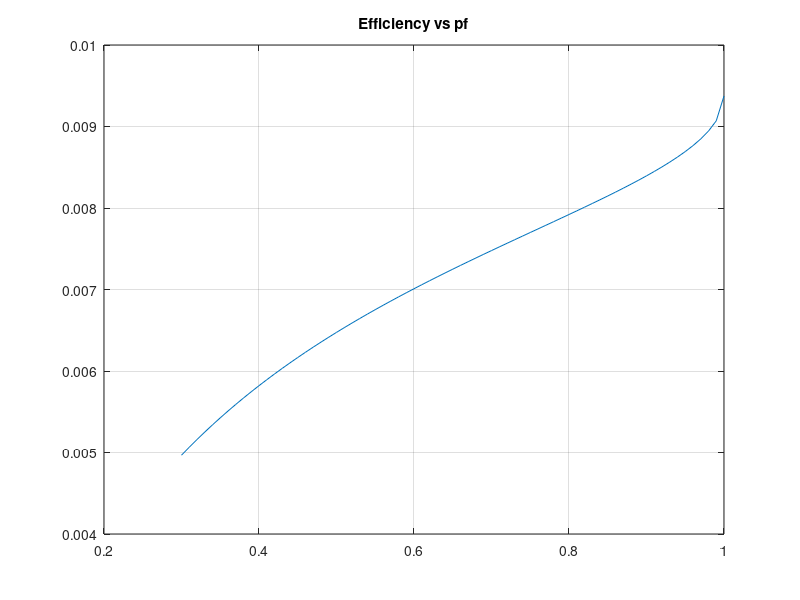

Write MATLAB code to recreate this figure.
clear all

% Constants
A = -5.25+12.5i;
B = 5+2.5i;
C = -31.25-10.625i;
D = A;

%A=0.9706+0.00269i;
%B=6.39+69.998i;
%C=-1.155e-6+1i*(8.277e-4);
%D=0.9706+0.00269i

Pr = 100e3/3;
pf = 0.3:0.01:1;
Ir = zeros(1, length(pf));
Vs = Ir;
Is = Ir;

% Get Vr from user
Vr = 1000/3; %input("Enter Vr: ");

% Calculate Ir
Ir = (Pr./(Vr.*pf)) .* exp(i.*acos(pf));

% Calculate sending end values
Vs = A*Vr + B.*Ir;
Is = C*Vr + D.*Ir;
Ss = Vs.*conj(Is);
Ps = real(Ss);

% Calculating Output
eff = Pr./Ps;

% Test values
figure
plot(pf, eff)
grid on
title("Efficiency vs pf")


